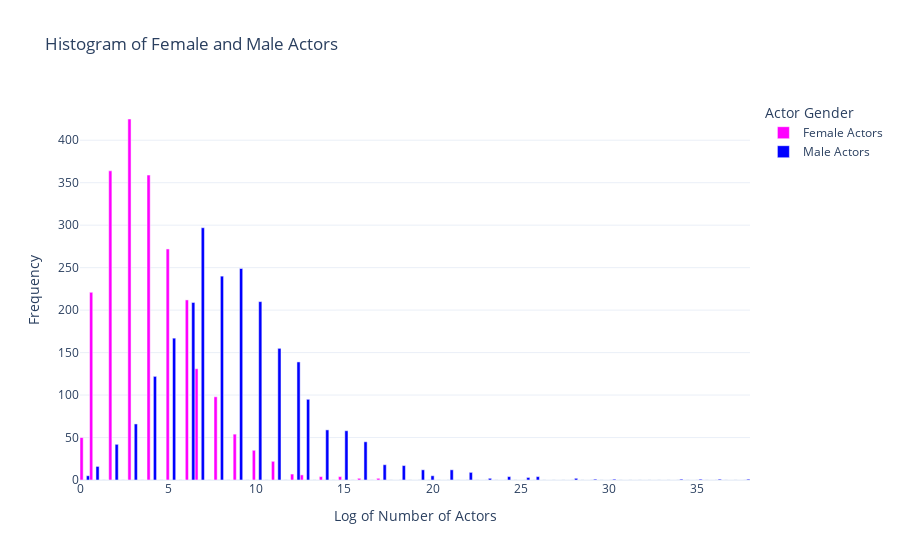

Write notebook code for a chart like this one.
### Markdown cell above
The correlation matrix for the continuous variables in our dataset shows the following relationships:

•  *Female_actors* and *Male_actors*: The correlation coefficient is *0.12*, indicating a weak positive correlation. This suggests that movies with a higher number of female actors also tend to have a higher number of male actors. We note that this could indicate a general tendency for larger casts to include more actors of both genders.

•  *log_Female_actors* and *Movie_release_date*: The correlation coefficient is *0.13*, indicating a weak positive correlation. This suggests that more recent movies tend to include a higher number of female actors. 

While gender composition affects the correlation, these findings highlight the need for deeper analysis (e.g., regression) to control for potential confounders and isolate the impact of gender on box office success.

### Code cell
eda.frequency_actors_gender()

### Figure 1 — Plotly figure (JSON) as saved in the notebook; plotly's stock layout.template omitted (floating-point values rounded to 4 significant figures)
{"data": [{"marker": {"color": "magenta"}, "name": "Female Actors", "type": "bar", "width": 0.181, "x": [0.09048, 0.6333, 1.176, 1.719, 2.262, 2.805, 3.348, 3.89, 4.433, 4.976, 5.519, 6.062, 6.605, 7.148, 7.69, 8.233, 8.776, 9.319, 9.862, 10.4, 10.95, 11.49, 12.03, 12.58, 13.12, 13.66, 14.2, 14.75, 15.29, 15.83, 16.38, 16.92, 17.46, 18.0, 18.55, 19.09, 19.63, 20.18, 20.72, 21.26, 21.8, 22.35, 22.89, 23.43, 23.98, 24.52, 25.06, 25.6, 26.15, 26.69, 27.23, 27.78, 28.32, 28.86, 29.4, 29.95, 30.49, 31.03, 31.58, 32.12, 32.66, 33.2, 33.75, 34.29, 34.83, 35.38, 35.92, 36.46, 37.0, 37.55], "y": [50, 221, 0, 364, 0, 425, 0, 359, 0, 272, 0, 212, 131, 0, 98, 0, 54, 0, 35, 0, 22, 0, 7, 6, 0, 4, 0, 4, 0, 2, 0, 2, 0, 0, 0, 0, 0, 0, 0, 0, 0, 0, 0, 0, 0, 0, 0, 0, 0, 0, 0, 0, 0, 0, 0, 0, 0, 0, 0, 0, 0, 0, 0, 0, 0, 0, 0, 0, 0, 0]}, {"marker": {"color": "blue"}, "name": "Male Actors", "type": "bar", "width": 0.181, "x": [0.4524, 0.9952, 1.538, 2.081, 2.624, 3.167, 3.71, 4.252, 4.795, 5.338, 5.881, 6.424, 6.967, 7.51, 8.052, 8.595, 9.138, 9.681, 10.22, 10.77, 11.31, 11.85, 12.4, 12.94, 13.48, 14.02, 14.57, 15.11, 15.65, 16.2, 16.74, 17.28, 17.82, 18.37, 18.91, 19.45, 20.0, 20.54, 21.08, 21.62, 22.17, 22.71, 23.25, 23.8, 24.34, 24.88, 25.42, 25.97, 26.51, 27.05, 27.6, 28.14, 28.68, 29.22, 29.77, 30.31, 30.85, 31.4, 31.94, 32.48, 33.02, 33.57, 34.11, 34.65, 35.2, 35.74, 36.28, 36.82, 37.37, 37.91], "y": [5, 16, 0, 42, 0, 66, 0, 122, 0, 167, 0, 209, 297, 0, 240, 0, 249, 0, 210, 0, 155, 0, 139, 95, 0, 59, 0, 58, 0, 45, 0, 18, 0, 17, 0, 12, 5, 0, 12, 0, 9, 0, 2, 0, 4, 0, 3, 4, 0, 0, 0, 2, 0, 1, 0, 1, 0, 0, 0, 0, 0, 0, 1, 0, 1, 0, 1, 0, 0, 1]}], "layout": {"barmode": "group", "legend": {"title": {"text": "Actor Gender"}}, "title": {"text": "Histogram of Female and Male Actors"}, "xaxis": {"title": {"text": "Log of Number of Actors"}}, "yaxis": {"title": {"text": "Frequency"}}}}
